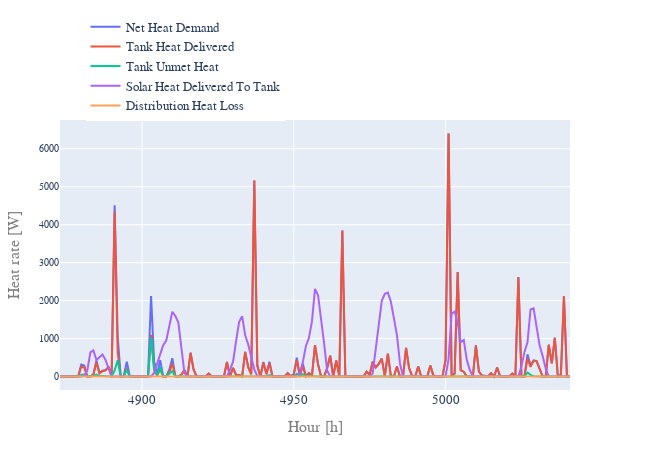

Write notebook code for a chart like this one.
### Code cell
print('month, day, hour:\nData starts at', ts_res_indiv_new_cold.loc[first_hour, ['month','day', 'hour']].transpose().values, 'and ends at',
ts_res_indiv_new_cold.loc[last_hour, ['month','day', 'hour']].transpose().values)

# title = 'Individual SWH New' + ', Climate Zone ' + str(int(cold_cz))

fig = Plot(data_headers = [r['q_dem'], r['q_del_tank'],r['q_unmet_tank'],r['q_del_sol'],r['q_dist_loss']], \
                 outpath = '', save_image = False, title = '', 
                 label_h = 'Hour [h]', label_v = 'Heat rate [W]',\
                 legend = True, duration_curve = False, margin_l = m_l, margin_b = m_b,\
                 notebook_mode = True, width = w, height = h, fontsize = f, legend_x = 0.05, legend_y = 1.4).\
            series(ts_res_indiv_new_cold.loc[first_hour : last_hour,\
                [r['q_dem'], r['q_del_tank'],r['q_unmet_tank'],r['q_del_sol'],r['q_dist_loss']]], \
                 outfile = '', modes = 'lines')

### Figure 1 — Plotly figure (JSON) as saved in the notebook; plotly's stock layout.template omitted (floating-point values rounded to 4 significant figures; data arrays with more than 128 entries replaced by an {"elided": "..."} marker saying what was removed)
{"data": [{"mode": "lines", "name": "Net Heat Demand", "type": "scatter", "x": {"elided": "169 int values"}, "y": {"elided": "169 float values"}}, {"mode": "lines", "name": "Tank Heat Delivered", "type": "scatter", "x": {"elided": "169 int values"}, "y": {"elided": "169 float values"}}, {"mode": "lines", "name": "Tank Unmet Heat", "type": "scatter", "x": {"elided": "169 int values"}, "y": {"elided": "169 float values"}}, {"mode": "lines", "name": "Solar Heat Delivered To Tank", "type": "scatter", "x": {"elided": "169 int values"}, "y": {"elided": "169 float values"}}, {"mode": "lines", "name": "Distribution Heat Loss", "type": "scatter", "x": {"elided": "169 int values"}, "y": {"elided": "169 int values"}}], "layout": {"font": {"family": "arial", "size": 16}, "height": 450, "legend": {"font": {"family": "arial", "size": 12.8}, "x": 0.05, "y": 1.4}, "margin": {"b": 60, "l": 60}, "showlegend": true, "title": {"font": {"family": "arial", "size": 16}, "text": ""}, "width": 650, "xaxis": {"tickfont": {"size": 12.8}, "title": {"font": {"color": "#7f7f7f", "size": 16}, "text": "Hour [h]"}}, "yaxis": {"tickfont": {"size": 9.6}, "title": {"font": {"color": "#7f7f7f", "size": 16}, "text": "Heat rate [W]"}}}}
